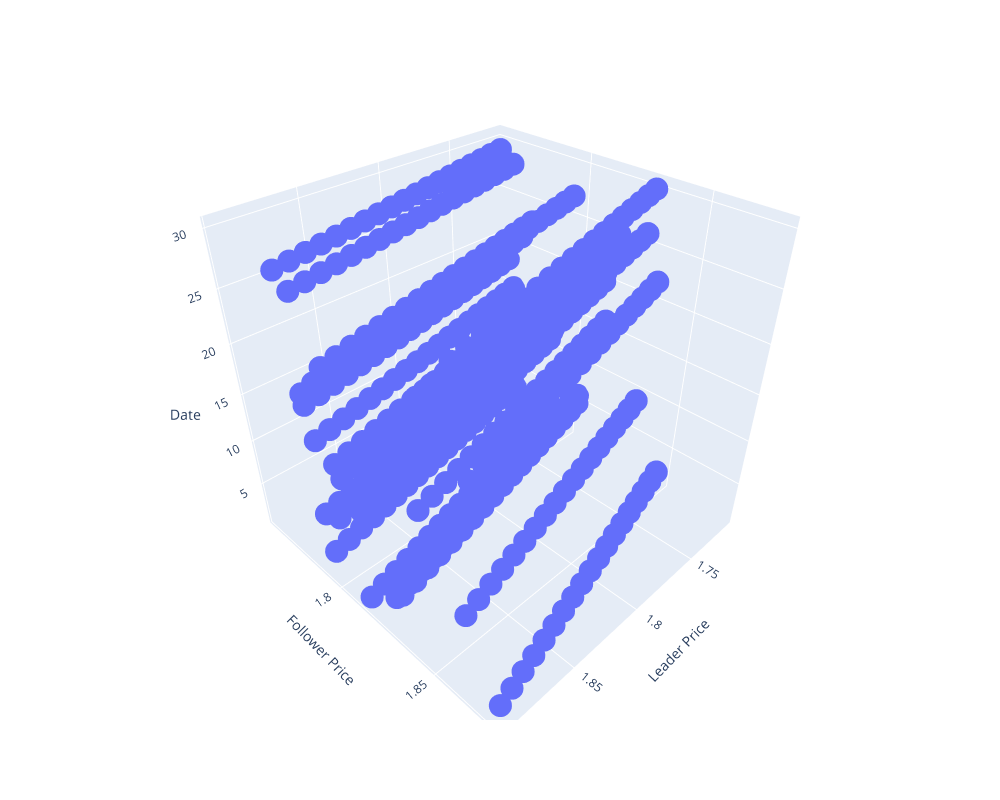

The cell this chart's notebook holds for it:
### Code cell
its = range(1, 20)
path = f'C:/GitRepos/CGT_CWK/data_output/mk1_it_1.csv'
df = pd.read_csv(path)
df['Date'] = range(1, len(df) + 1)
for i in range(2, 20):
    path = f'C:/GitRepos/CGT_CWK/data_output/mk1_it_{i}.csv'
    partial_df = pd.read_csv(path)
    partial_df['Date'] = range(1, len(partial_df) + 1)
    df = pd.concat([df, partial_df], ignore_index=True)

%pip install plotly
import plotly.express as px

fig = px.scatter_3d(df, x="Leader Price", y="Follower Price", z="Date", width=1000, height=800)
fig.show()

### Figure 1 — Plotly figure (JSON) as saved in the notebook; plotly's stock layout.template omitted (floating-point values rounded to 4 significant figures; data arrays with more than 128 entries replaced by an {"elided": "..."} marker saying what was removed)
{"data": [{"hovertemplate": "Leader Price=%{x}<br>Follower Price=%{y}<br>Date=%{z}<extra></extra>", "legendgroup": "", "marker": {"color": "#636efa", "symbol": "circle"}, "mode": "markers", "name": "", "scene": "scene", "showlegend": false, "type": "scatter3d", "x": {"elided": "570 float values"}, "y": {"elided": "570 float values"}, "z": {"elided": "570 int values"}}], "layout": {"height": 800, "legend": {"tracegroupgap": 0}, "margin": {"t": 60}, "scene": {"domain": {"x": [0, 1], "y": [0, 1]}, "xaxis": {"title": {"text": "Leader Price"}}, "yaxis": {"title": {"text": "Follower Price"}}, "zaxis": {"title": {"text": "Date"}}}, "width": 1000}}
